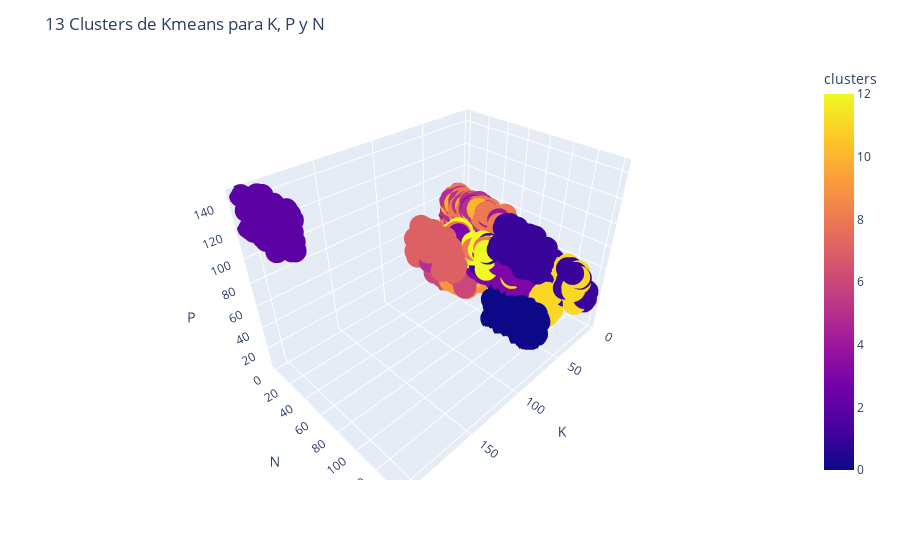

The notebook cell saved with this chart:
### Code cell
fig = px.scatter_3d(crop_kmeans_df[['K', 'N', 'P']], x='K', y='N', z='P',
              color=crop_kmeans_df['clusters'], labels={'color': 'clusters'})
fig.update_layout(title = "13 Clusters de Kmeans para K, P y N")
fig.show(block=True)

### Figure 1 — Plotly figure (JSON) as saved in the notebook; plotly's stock layout.template omitted (floating-point values rounded to 4 significant figures; data arrays with more than 128 entries replaced by an {"elided": "..."} marker saying what was removed)
{"data": [{"hovertemplate": "K=%{x}<br>N=%{y}<br>P=%{z}<br>clusters=%{marker.color}<extra></extra>", "legendgroup": "", "marker": {"color": {"elided": "2200 int values"}, "coloraxis": "coloraxis", "symbol": "circle"}, "mode": "markers", "name": "", "scene": "scene", "showlegend": false, "type": "scatter3d", "x": {"elided": "2200 int values"}, "y": {"elided": "2200 int values"}, "z": {"elided": "2200 int values"}}], "layout": {"coloraxis": {"colorbar": {"title": {"text": "clusters"}}, "colorscale": [[0, "#0d0887"], [0.1111, "#46039f"], [0.2222, "#7201a8"], [0.3333, "#9c179e"], [0.4444, "#bd3786"], [0.5556, "#d8576b"], [0.6667, "#ed7953"], [0.7778, "#fb9f3a"], [0.8889, "#fdca26"], [1, "#f0f921"]]}, "legend": {"tracegroupgap": 0}, "margin": {"t": 60}, "scene": {"domain": {"x": [0, 1], "y": [0, 1]}, "xaxis": {"title": {"text": "K"}}, "yaxis": {"title": {"text": "N"}}, "zaxis": {"title": {"text": "P"}}}, "title": {"text": "13 Clusters de Kmeans para K, P y N"}}}
